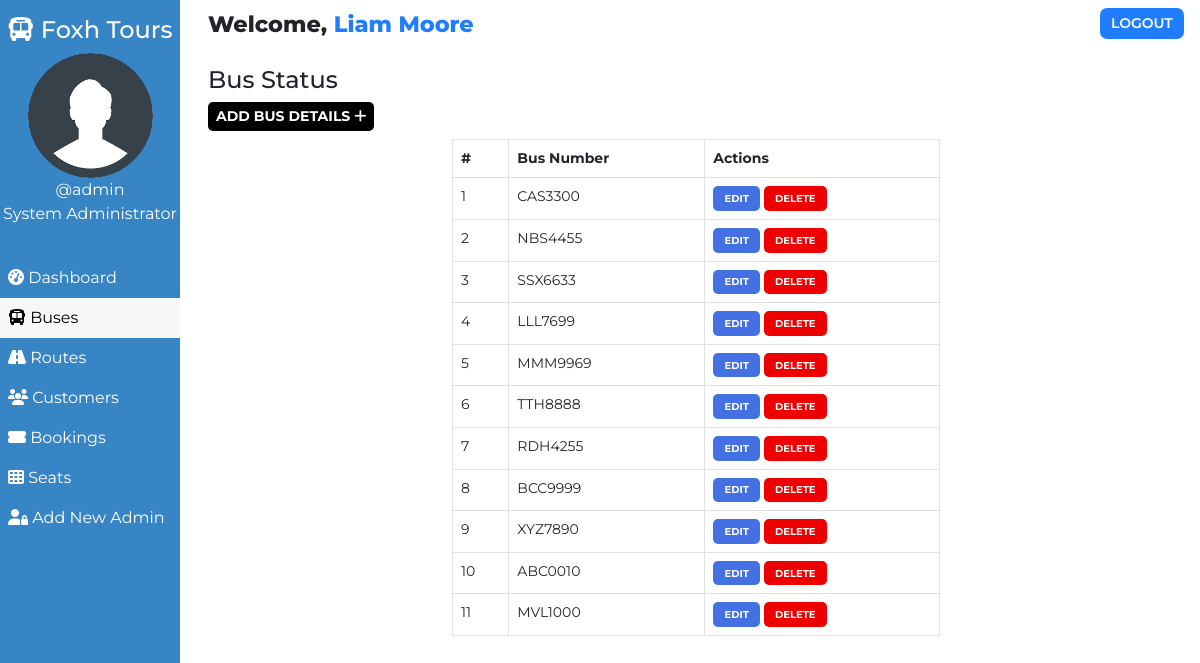
The page /admin/bus.php (signed in) on the database its author committed.
### tables this page shows
CREATE TABLE `users` (
  `user_id` int(11) NOT NULL,
  `user_fullname` varchar(100) NOT NULL,
  `user_name` varchar(30) NOT NULL,
  `user_password` varchar(255) NOT NULL,
  `user_created` datetime NOT NULL DEFAULT CURRENT_TIMESTAMP
);

CREATE TABLE `buses` (
  `id` int(100) NOT NULL,
  `bus_no` varchar(255) NOT NULL,
  `bus_assigned` tinyint(1) NOT NULL DEFAULT '0',
  `bus_created` datetime NOT NULL DEFAULT CURRENT_TIMESTAMP
);

### admin/bus.php (the view, shortened to what this page needs)
<!DOCTYPE html>
<html lang="en">
<head>
    <link href="https://cdn.jsdelivr.net/npm/bootstrap@5.0.1/dist/css/bootstrap.min.css" rel="stylesheet">
    <?php
        $page="bus";
    ?>
</head>
<body>
    <?php require '../assets/partials/_admin-header.php';?>
        <?php
            $resultSql = "SELECT * FROM `buses` ORDER BY bus_created DESC";
            $resultSqlResult = mysqli_query($conn, $resultSql);
            if(!mysqli_num_rows($resultSqlResult)){ ?>
                <div class="container mt-4">
                    <div id="noCustomers" class="alert alert-dark " role="alert">
                        <h1 class="alert-heading">No Buses Found!!</h1>
                        <p class="fw-light">Be the first person to add one!</p>
                        <hr>
                        <div id="addCustomerAlert" class="alert alert-success" role="alert">
                                Click on <button id="add-button" class="button btn-sm"type="button"data-bs-toggle="modal" data-bs-target="#addModal">ADD <i class="fas fa-plus"></i></button> to add a bus!
                        </div>
                    </div>
                </div>
            <?php }
            else { ?>
            <section id="bus">
                <div id="head">
                    <h4>Bus Status</h4>
                </div>
                <div id="bus-results">
                    <div>
                        <button id="add-button" class="button btn-sm" type="button"data-bs-toggle="modal" data-bs-target="#addModal">Add Bus Details <i class="fas fa-plus"></i></button>
                    </div>
                    <table class="table table-hover table-bordered">
                        <thead>
                            <th>#</th>
                            <th>Bus Number</th>
                            <th>Actions</th>
                        </thead>
                        <?php
                            $ser_no = 0;
                            while($row = mysqli_fetch_assoc($resultSqlResult))
                            {
                                $ser_no++;
                                $id = $row["id"];
                                $busno = $row["bus_no"];
                        ?>
                        <tr>
                            <td>
                                <?php
                                    echo $ser_no;
                                ?>
                            </td>
                            <td>
                                <?php
                                    echo $busno;
                                ?>
                            </td>
                            <td>
                            <button class="button edit-button " data-link="<?php echo $_SERVER['REQUEST_URI']; ?>" data-id="<?php
                                                echo $id;?>" data-busno="<?php
                                                echo $busno;?>"
                                                >Edit</button>
                                            <button class="button delete-button" data-bs-toggle="modal" data-bs-target="#deleteModal" data-id="<?php
                                                echo $id;?>">Delete</button>
                            </td>
                        </tr>
                        <?php
                        }
                    ?>
                    </table>
                </div>
            </section>
            <?php } ?>
        </div>
    </main>
</body>
</html>

### assets/partials/_admin-header.php (shortened to what this page needs)
<?php
    $conn = db_connect();
    $user_id = $_SESSION['user_id'];
    $sql = "SELECT * FROM users WHERE user_id = $user_id";
    $result = mysqli_query($conn, $sql);
    if($row = mysqli_fetch_assoc($result))
    {
        $user_fullname = $row["user_fullname"];
        $user_name = $row["user_name"];
    }
?>
    <main id="container">
        <div id="sidebar">
            <h4><i class="fas fa-bus"></i> Foxh Tours</h4>
            <div>
                <img class="adminDp" src="../assets/img/userav-min.png" height="125px" alt="Admin Profile Pic">
                <p>
                    <?php  echo '@'.$user_name;  ?>
                </p>
                <p>System Administrator</p>
            </div>
            <ul id="options">
                <li class="option <?php if($page=='dashboard'){ echo 'active';}?>">
                    <a href="./dashboard.php">
                    <i class="fas fa-tachometer-alt"></i> Dashboard
                    </a>
                </li>
                <li class="option <?php if($page=='bus'){ echo 'active';}?>">
                    <a href="./bus.php">
                    <i class="fas fa-bus"></i> Buses
                    </a>
                </li>
                <li class="option <?php if($page=='route'){ echo 'active';}?>">
                    <a href="./route.php">
                    <i class="fas fa-road"></i> Routes
                    </a>
                </li>
                <li class="option <?php if($page=='customer'){ echo 'active';}?>">
                    <a href="./customer.php">
                    <i class="fas fa-users"></i> Customers
                    </a>
                </li>
                <li class="option <?php if($page=='booking'){ echo 'active';}?>">
                    <a href="./booking.php">
                    <i class="fas fa-ticket-alt"></i> Bookings
                    </a>
                </li>
                <li class="option <?php if($page=='seat'){ echo 'active';}?>">
                    <a href="./seat.php">
                    <i class="fas fa-th"></i> Seats
                    </a>
                </li>
                <li class="option <?php if($page=='signup'){ echo 'active';}?>">
                    <a href="./signup.php">
                    <i class="fas fa-user-lock"></i> Add New Admin
                    </a>
                </li>
            </ul>
        </div>
        <div id="main-content">
            <section id="welcome">
                <ul>
                    <li class="welcome-item">Welcome,
                        <span id="USER">
                            <?php
                                echo $user_fullname;
                            ?>
                        </span>
                    </li>
                    <li class="welcome-item">
                        <button id="logout" class="btn-sm">
                            <a href="../assets/partials/_logout.php">LOGOUT</a>
                        </button>
                    </li>
                </ul>
            </section>

### assets/styles/admin.php (style rules this page uses)
body { margin: 0; box-sizing: border-box; font-family: 'Montserrat', sans-serif; background-color: white; }
html { scroll-behavior: smooth; }
*, *::after, *::before { box-sizing: inherit; }
#USER { color: #207DFF; }
.adminDp { border-radius: 50%; }
#welcome { background-color: white; }
#welcome ul { display: flex; justify-content: space-between; list-style-type: none; padding: 0; margin: 0; }
#welcome li { margin: 0 1rem; padding: 0.5rem 0; }
#welcome li:first-child { font-weight: 800; font-size: 1.4rem; }
#logout { padding: 0.3rem 0.7rem; background-color: #207DFF; font-weight: 600; outline: none; border: none; border-radius: 7px; }
#logout a { color: white; text-decoration: none; }
@media only screen and (min-width:1000px) { #sidebar { text-align: center; background-color: #3885c5; color: white; width: 15%; position: fixed; top: 0%; padding-top: 1rem; z-index: 2; height: 100vh; } }
@media only screen and (min-width:1000px) { #sidebar p { margin: 0; } }
@media only screen and (min-width:1000px) { #sidebar ul { margin-top: 2rem; } }
@media only screen and (min-width:1000px) { #options { list-style-type: none; text-align: left; padding-left: 0; } }
@media only screen and (min-width:1000px) { .option a { display: block; padding: 0.5rem; text-decoration: none; color: inherit; } }
@media only screen and (min-width:1000px) { .active { background-color:#f7f7f7; color:black; } }
@media only screen and (min-width:1000px) { #main-content { margin-left: 16%; } }

### assets/styles/admin-options.php (style rules this page uses)
* { font-family: Montserrat; }
#booking #head, #customer #head, #route #head, #seat #head, #bus #head { padding-top: 1rem; }
#booking, #customer, #route, #bus, #seat { padding: 0 1rem; }
#booking-results > div, #customer-results > div, #route-results > div, #bus-results > div { margin-bottom: 0.5rem; }
#booking-results button, #customer-results button, #route button, #bus-results button { border-radius: 5px; }
.button { border: none; font-weight: bold; text-transform: uppercase; }
#add-button { background-color: black; color: white; }
table { font-size: 14px; }
#bus table { width: 50%; margin: 0 auto; }
#bus .edit-button, #bus .delete-button, #route .edit-button, #route .delete-button, #customer .edit-button, #customer .delete-button { padding: 0.3rem 0.7rem; }
table th,td { padding-left: 0.3rem; }
table button { color: white; }
.edit-button { background-color: #4370E2; }
.delete-button { background-color: #EF0000; }
.edit-button, .delete-button { font-size: 10px }

### rows shown on the page
users: user_name "admin", user_fullname "Liam Moore"
buses: bus_no "CAS3300"
buses: bus_no "NBS4455"
buses: bus_no "SSX6633"
buses: bus_no "LLL7699"
buses: bus_no "MMM9969"
buses: bus_no "TTH8888"
buses: bus_no "RDH4255"
buses: bus_no "BCC9999"
buses: bus_no "XYZ7890"
buses: bus_no "ABC0010"
buses: bus_no "MVL1000"
